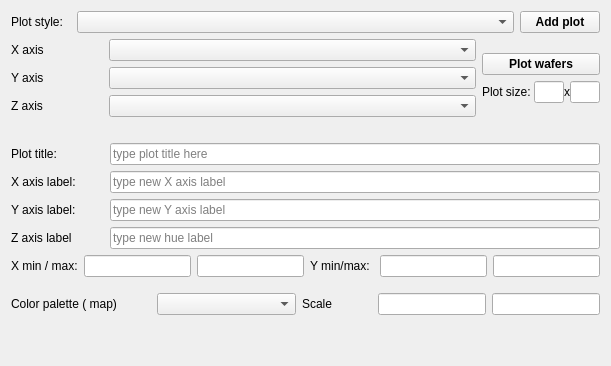
               <widget class="QWidget" name="tab_styling_plot">
                <attribute name="title">
                 <string>Graph Settings</string>
                </attribute>
                <layout class="QVBoxLayout" name="verticalLayout_12">
                 <item>
                  <layout class="QHBoxLayout" name="horizontalLayout_12" stretch="12,88,0">
                   <item>
                    <widget class="QLabel" name="label_5">
                     <property name="text">
                      <string>Plot style:</string>
                     </property>
                    </widget>
                   </item>
                   <item>
                    <widget class="QComboBox" name="combo_plot_style"/>
                   </item>
                   <item>
                    <widget class="QPushButton" name="btn_add_a_plot">
                     <property name="font">
                      <font>
                       <weight>75</weight>
                       <bold>true</bold>
                      </font>
                     </property>
                     <property name="text">
                      <string>Add plot</string>
                     </property>
                     <property name="icon">
                      <iconset resource="resources_new.qrc">
                       <normaloff>:/icon/iconpack/icons8-graph-96.png</normaloff>:/icon/iconpack/icons8-graph-96.png</iconset>
                     </property>
                     <property name="iconSize">
                      <size>
                       <width>30</width>
                       <height>30</height>
                      </size>
                     </property>
                    </widget>
                   </item>
                  </layout>
                 </item>
                 <item>
                  <layout class="QHBoxLayout" name="horizontalLayout_13" stretch="8,2">
                   <property name="spacing">
                    <number>0</number>
                   </property>
                   <property name="sizeConstraint">
                    <enum>QLayout::SetMinimumSize</enum>
                   </property>
                   <item>
                    <layout class="QVBoxLayout" name="verticalLayout_4">
                     <property name="spacing">
                      <number>6</number>
                     </property>
                     <property name="rightMargin">
                      <number>6</number>
                     </property>
                     <item>
                      <layout class="QHBoxLayout" name="horizontalLayout_11" stretch="20,80">
                       <item>
                        <widget class="QLabel" name="label_6">
                         <property name="text">
                          <string>X axis</string>
                         </property>
                        </widget>
                       </item>
                       <item>
                        <widget class="QComboBox" name="combo_xaxis"/>
                       </item>
                      </layout>
                     </item>
                     <item>
                      <layout class="QHBoxLayout" name="horizontalLayout_10" stretch="20,80">
                       <item>
                        <widget class="QLabel" name="label_7">
                         <property name="text">
                          <string>Y axis</string>
                         </property>
                        </widget>
                       </item>
                       <item>
                        <widget class="QComboBox" name="combo_yaxis"/>
                       </item>
                      </layout>
                     </item>
                     <item>
                      <layout class="QHBoxLayout" name="horizontalLayout_5" stretch="20,80">
                       <item>
                        <widget class="QLabel" name="label_8">
                         <property name="text">
                          <string>Z axis</string>
                         </property>
                        </widget>
                       </item>
                       <item>
                        <widget class="QComboBox" name="combo_hue"/>
                       </item>
                      </layout>
                     </item>
                    </layout>
                   </item>
                   <item>
                    <layout class="QVBoxLayout" name="verticalLayout_9">
                     <item>
                      <layout class="QVBoxLayout" name="verticalLayout_11">
                       <property name="spacing">
                        <number>6</number>
                       </property>
                       <item>
                        <widget class="QPushButton" name="btn_add_wafer_plot">
                         <property name="sizePolicy">
                          <sizepolicy hsizetype="Minimum" vsizetype="Fixed">
                           <horstretch>0</horstretch>
                           <verstretch>0</verstretch>
                          </sizepolicy>
                         </property>
                         <property name="font">
                          <font>
                           <weight>75</weight>
                           <bold>true</bold>
                          </font>
                         </property>
                         <property name="text">
                          <string>Plot wafers</string>
                         </property>
                         <property name="icon">
                          <iconset resource="resources_new.qrc">
                           <normaloff>:/icon/iconpack/wafer_map.png</normaloff>:/icon/iconpack/wafer_map.png</iconset>
                         </property>
                         <property name="iconSize">
                          <size>
                           <width>28</width>
                           <height>28</height>
                          </size>
                         </property>
                        </widget>
                       </item>
                       <item>
                        <layout class="QHBoxLayout" name="horizontalLayout_23">
                         <property name="spacing">
                          <number>0</number>
                         </property>
                         <item>
                          <widget class="QLabel" name="label_16">
                           <property name="text">
                            <string>Plot size: </string>
                           </property>
                          </widget>
                         </item>
                         <item>
                          <widget class="QLineEdit" name="ent_plotwidth">
                           <property name="sizePolicy">
                            <sizepolicy hsizetype="Fixed" vsizetype="Fixed">
                             <horstretch>0</horstretch>
                             <verstretch>0</verstretch>
                            </sizepolicy>
                           </property>
                           <property name="minimumSize">
                            <size>
                             <width>30</width>
                             <height>0</height>
                            </size>
                           </property>
                          </widget>
                         </item>
                         <item>
                          <widget class="QLabel" name="label">
                           <property name="text">
                            <string>x</string>
                           </property>
                          </widget>
                         </item>
                         <item>
                          <widget class="QLineEdit" name="ent_plotheight">
                           <property name="minimumSize">
                            <size>
                             <width>30</width>
                             <height>0</height>
                            </size>
                           </property>
                          </widget>
                         </item>
                        </layout>
                       </item>
                      </layout>
                     </item>
                     <item>
                      <layout class="QHBoxLayout" name="horizontalLayout_3"/>
                     </item>
                    </layout>
                   </item>
                  </layout>
                 </item>
                 <item>
                  <spacer name="verticalSpacer_8">
                   <property name="orientation">
                    <enum>Qt::Vertical</enum>
                   </property>
                   <property name="sizeType">
                    <enum>QSizePolicy::Fixed</enum>
                   </property>
                   <property name="sizeHint" stdset="0">
                    <size>
                     <width>20</width>
                     <height>20</height>
                    </size>
                   </property>
                  </spacer>
                 </item>
                 <item>
                  <layout class="QHBoxLayout" name="horizontalLayout_22" stretch="16,84">
                   <item>
                    <widget class="QLabel" name="label_15">
                     <property name="text">
                      <string>Plot title:</string>
                     </property>
                    </widget>
                   </item>
                   <item>
                    <widget class="QLineEdit" name="ent_plot_title">
                     <property name="sizePolicy">
                      <sizepolicy hsizetype="Preferred" vsizetype="Fixed">
                       <horstretch>0</horstretch>
                       <verstretch>0</verstretch>
                      </sizepolicy>
                     </property>
                     <property name="minimumSize">
                      <size>
                       <width>310</width>
                       <height>0</height>
                      </size>
                     </property>
                     <property name="placeholderText">
                      <string>type plot title here</string>
                     </property>
                    </widget>
                   </item>
                  </layout>
                 </item>
                 <item>
                  <layout class="QHBoxLayout" name="horizontalLayout_20" stretch="16,84">
                   <item>
                    <widget class="QLabel" name="label_10">
                     <property name="text">
                      <string>X axis label:</string>
                     </property>
                    </widget>
                   </item>
                   <item>
                    <widget class="QLineEdit" name="ent_xaxis_title">
                     <property name="sizePolicy">
                      <sizepolicy hsizetype="Preferred" vsizetype="Fixed">
                       <horstretch>0</horstretch>
                       <verstretch>0</verstretch>
                      </sizepolicy>
                     </property>
                     <property name="minimumSize">
                      <size>
                       <width>310</width>
                       <height>0</height>
                      </size>
                     </property>
                     <property name="placeholderText">
                      <string>type new X axis label</string>
                     </property>
                    </widget>
                   </item>
                  </layout>
                 </item>
                 <item>
                  <layout class="QHBoxLayout" name="horizontalLayout_19" stretch="16,84">
                   <item>
                    <widget class="QLabel" name="label_11">
                     <property name="text">
                      <string>Y axis label:</string>
                     </property>
                    </widget>
                   </item>
                   <item>
                    <widget class="QLineEdit" name="ent_yaxis_title">
                     <property name="sizePolicy">
                      <sizepolicy hsizetype="Preferred" vsizetype="Fixed">
                       <horstretch>0</horstretch>
                       <verstretch>0</verstretch>
                      </sizepolicy>
                     </property>
                     <property name="minimumSize">
                      <size>
                       <width>310</width>
                       <height>0</height>
                      </size>
                     </property>
                     <property name="placeholderText">
                      <string>type new Y axis label</string>
                     </property>
                    </widget>
                   </item>
                  </layout>
                 </item>
                 <item>
                  <layout class="QHBoxLayout" name="horizontalLayout_18" stretch="16,84">
                   <item>
                    <widget class="QLabel" name="label_12">
                     <property name="text">
                      <string>Z axis label</string>
                     </property>
                    </widget>
                   </item>
                   <item>
                    <widget class="QLineEdit" name="ent_hue_title">
                     <property name="sizePolicy">
                      <sizepolicy hsizetype="Preferred" vsizetype="Fixed">
                       <horstretch>0</horstretch>
                       <verstretch>0</verstretch>
                      </sizepolicy>
                     </property>
                     <property name="minimumSize">
                      <size>
                       <width>310</width>
                       <height>0</height>
                      </size>
                     </property>
                     <property name="placeholderText">
                      <string>type new hue label</string>
                     </property>
                    </widget>
                   </item>
                  </layout>
                 </item>
                 <item>
                  <layout class="QHBoxLayout" name="horizontalLayout_14" stretch="18,30,30,18,30,30">
                   <item>
                    <widget class="QLabel" name="label_13">
                     <property name="text">
                      <string>X min / max:</string>
                     </property>
                    </widget>
                   </item>
                   <item>
                    <widget class="QLineEdit" name="ent_xmin">
                     <property name="inputMethodHints">
                      <set>Qt::ImhDigitsOnly</set>
                     </property>
                     <property name="inputMask">
                      <string comment="999.999999999999999999999"/>
                     </property>
                     <property name="placeholderText">
                      <string/>
                     </property>
                    </widget>
                   </item>
                   <item>
                    <widget class="QLineEdit" name="ent_xmax">
                     <property name="inputMethodHints">
                      <set>Qt::ImhDigitsOnly</set>
                     </property>
                     <property name="inputMask">
                      <string comment="999.999999999999999999999"/>
                     </property>
                    </widget>
                   </item>
                   <item>
                    <widget class="QLabel" name="label_14">
                     <property name="text">
                      <string>Y min/max:</string>
                     </property>
                    </widget>
                   </item>
                   <item>
                    <widget class="QLineEdit" name="ent_ymin">
                     <property name="inputMethodHints">
                      <set>Qt::ImhDigitsOnly</set>
                     </property>
                     <property name="inputMask">
                      <string comment="999.999999999999999999999"/>
                     </property>
                    </widget>
                   </item>
                   <item>
                    <widget class="QLineEdit" name="ent_ymax">
                     <property name="inputMethodHints">
                      <set>Qt::ImhDigitsOnly</set>
                     </property>
                     <property name="inputMask">
                      <string comment="999.999999999999999999999"/>
                     </property>
                    </widget>
                   </item>
                  </layout>
                 </item>
                 <item>
                  <spacer name="verticalSpacer_3">
                   <property name="orientation">
                    <enum>Qt::Vertical</enum>
                   </property>
                   <property name="sizeType">
                    <enum>QSizePolicy::Fixed</enum>
                   </property>
                   <property name="sizeHint" stdset="0">
                    <size>
                     <width>20</width>
                     <height>10</height>
                    </size>
                   </property>
                  </spacer>
                 </item>
                 <item>
                  <layout class="QHBoxLayout" name="horizontalLayout_6" stretch="20,20,10,20,20">
                   <item>
                    <widget class="QLabel" name="label_3">
                     <property name="text">
                      <string>Color palette ( map)</string>
                     </property>
                    </widget>
                   </item>
                   <item>
                    <widget class="QComboBox" name="combo_palette_color"/>
                   </item>
                   <item>
                    <widget class="QLabel" name="label_9">
                     <property name="sizePolicy">
                      <sizepolicy hsizetype="Minimum" vsizetype="Preferred">
                       <horstretch>0</horstretch>
                       <verstretch>0</verstretch>
                      </sizepolicy>
                     </property>
                     <property name="text">
                      <string>Scale</string>
                     </property>
                    </widget>
                   </item>
                   <item>
                    <widget class="QLineEdit" name="ent_colorscale_min">
                     <property name="sizePolicy">
                      <sizepolicy hsizetype="Fixed" vsizetype="Fixed">
                       <horstretch>0</horstretch>
                       <verstretch>0</verstretch>
                      </sizepolicy>
                     </property>
                     <property name="minimumSize">
                      <size>
                       <width>70</width>
                       <height>0</height>
                      </size>
                     </property>
                    </widget>
                   </item>
                   <item>
                    <widget class="QLineEdit" name="ent_colorscale_max">
                     <property name="sizePolicy">
                      <sizepolicy hsizetype="Fixed" vsizetype="Fixed">
                       <horstretch>0</horstretch>
                       <verstretch>0</verstretch>
                      </sizepolicy>
                     </property>
                     <property name="minimumSize">
                      <size>
                       <width>70</width>
                       <height>0</height>
                      </size>
                     </property>
                    </widget>
                   </item>
                  </layout>
                 </item>
                 <item>
                  <spacer name="verticalSpacer_2">
                   <property name="orientation">
                    <enum>Qt::Vertical</enum>
                   </property>
                   <property name="sizeHint" stdset="0">
                    <size>
                     <width>20</width>
                     <height>40</height>
                    </size>
                   </property>
                  </spacer>
                 </item>
                </layout>
               </widget>
